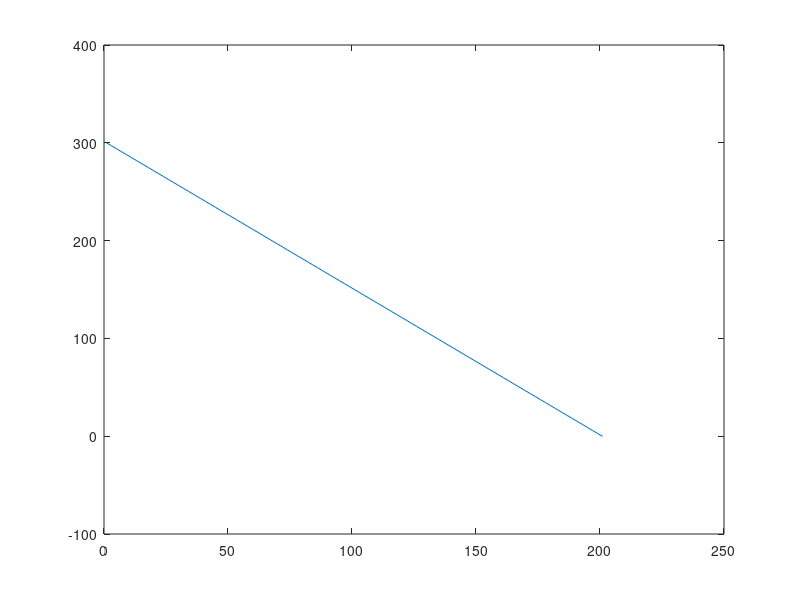
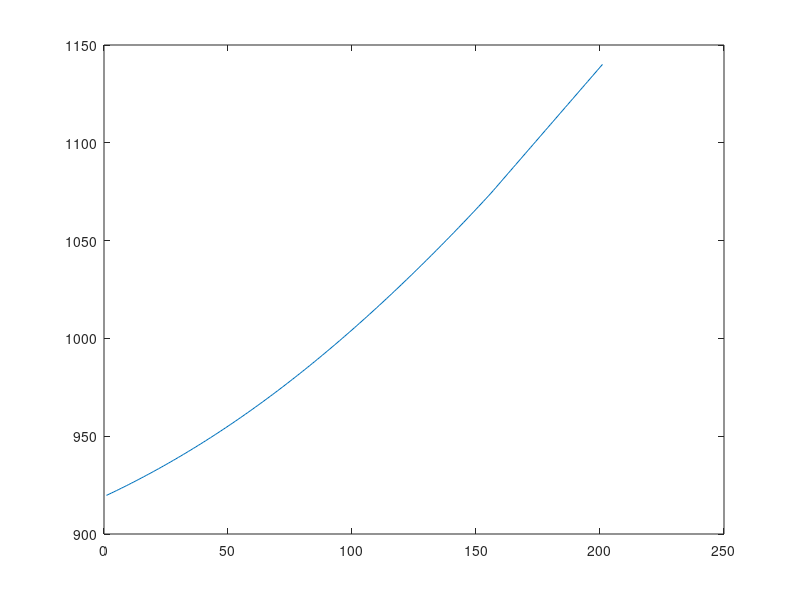
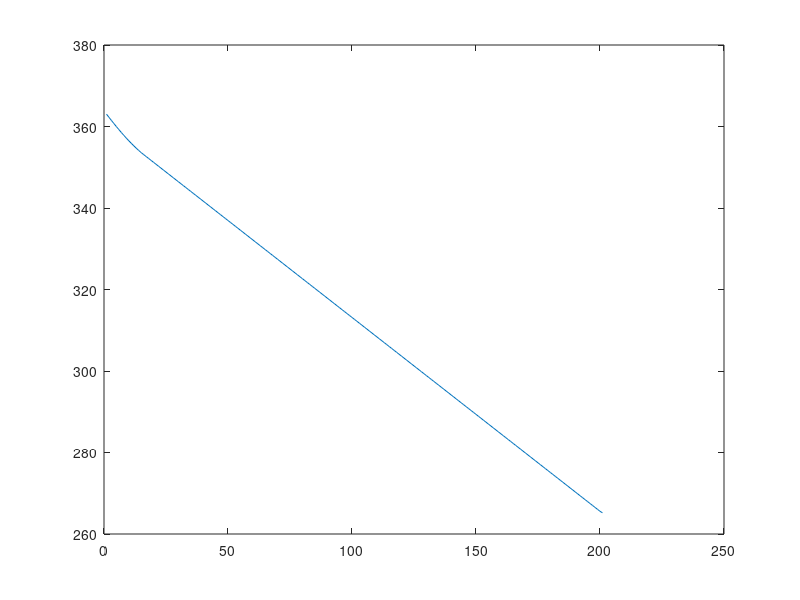

Write MATLAB code to recreate these figures, in order.
clear; close all; clc

out = load('Geometrie_e.mat');

X = out.S;
V = out.V;
A = out.A;
alpha = out.pressure_angle;
omega = out.w;
F_func = out.extload;
m = out.mass;
rho = out.roc_pitch;

%plot(rho)
%min(abs(rho))
N_tot = (F_func + m*(omega^2)*(A*10^-3))./cos(alpha);

%[N_min,I_Nmin] = min(N_tot);

I_Nmin = 24000;
N_min = N_tot(I_Nmin);
Fv0 = zeros(1,201);
N_max = zeros(1,201);
Norm = zeros(1,201);
for k = 0:0.1:20
    Fv0(round(k*10+1)) = -N_min*cos(alpha(I_Nmin)) - k*X(I_Nmin);
    N_max(round(k*10+1)) = max((F_func + Fv0(round(k*10+1)) + X*k + m*(omega^2)*(A*10^-3))./cos(alpha));
    N_nieuw = (F_func + Fv0(round(k*10+1)) + X*k + m*(omega^2)*(A*10^-3))./cos(alpha);
    Norm(round(k*10+1)) = norm(N_nieuw,1)/36000;
end
figure()
plot(Fv0)

figure()
plot(N_max)

figure()
plot(Norm)




